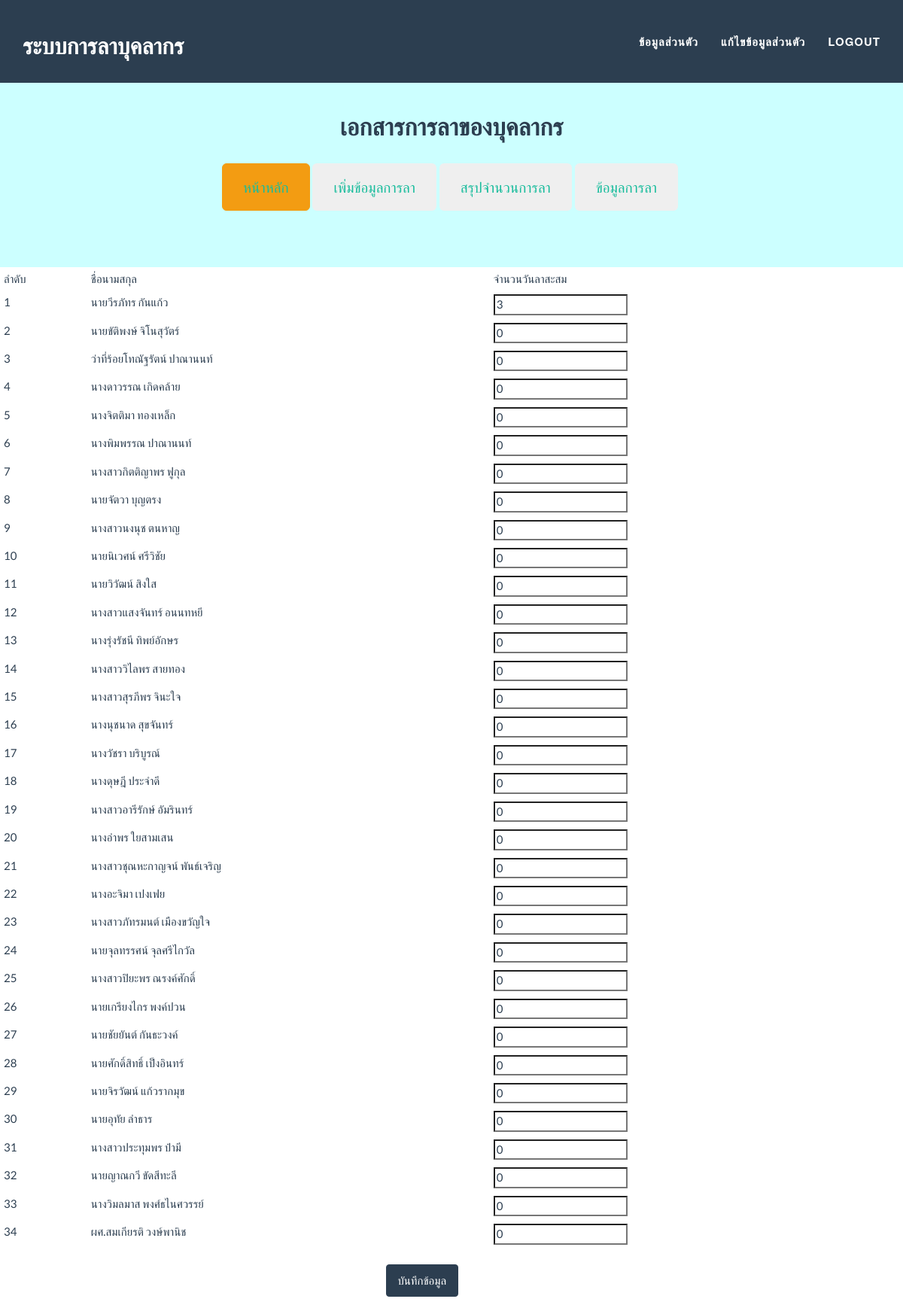
/addlatotal.php (signed in), run on the app's committed database.
### tables this page shows
CREATE TABLE `la_personal` (
  `id_personal` int(11) NOT NULL AUTO_INCREMENT,
  `id_prefix` int(11) DEFAULT NULL,
  `username` varchar(50) DEFAULT NULL,
  `password` int(11) DEFAULT NULL,
  `fname` varchar(255) DEFAULT NULL,
  `lname` varchar(255) DEFAULT NULL,
  `email` varchar(100) NOT NULL,
  `id_position` int(11) DEFAULT NULL,
  `id_subdepart` int(11) DEFAULT NULL,
  `id_departmaent` int(11) DEFAULT NULL,
  `id_boss` int(11) DEFAULT NULL,
  `tel` varchar(255) DEFAULT NULL,
  `permission` int(5) NOT NULL,
  `colagela` int(5) NOT NULL,
  `imgper` varchar(200) NOT NULL,
  PRIMARY KEY (`id_personal`)
);

CREATE TABLE `la_prefix` (
  `id_prefix` int(11) NOT NULL DEFAULT '0',
  `nameprefix` varchar(255) DEFAULT NULL,
  PRIMARY KEY (`id_prefix`)
);

### config.php (called while the page is built, shortened)
<?php
function db()
{
	return $GLOBALS['mysqli'];
}
?>

### addlatotal.php (the view, shortened to what this page needs)
<?php
include 'config.php';
?>
<!DOCTYPE html>
<html lang="en">
	<head>
	<link href="css/bootstrap.min.css" rel="stylesheet">
	<link href="css/freelancer.css" rel="stylesheet">
    <link href="css/font.css" rel="stylesheet">
	<link href="font-awesome/css/font-awesome.min.css" rel="stylesheet" type="text/css">
	</head>
<body id="page-top" class="index">
	<?php include 'menu.php';?>
<br>
    <br>
    <form class="form-horizontal" action="insertlacolage.php" method="post">
<table class="table table-condensed">
	<tr>
		<td>ลำดับ</td>
		<td>ชื่อนามสกุล</td>
        <td>จำนวนวันลาสะสม</td>
	</tr>
<?php
$query = db()->query('SELECT id_personal,id_prefix,fname,lname,colagela FROM la_personal');
$count=1;
while(list($id_personal, $id_prefix, $fname, $lname, $colagela) = $query->fetch_row())
{
?>
<tr>
		<td><?php echo $count++;?></td>
		<td><?php
		$query1 = db()->query('SELECT * from la_prefix where id_prefix="'.$id_prefix.'"');
		$row = $query1->fetch_assoc();
		echo $row['nameprefix'].$fname." ".$lname;
		?></td>
		<td>
		<input type="text" name="namlatotal[]" value="<?php echo $colagela;?>">
		</td>
		</tr>
<?php
}
?>
</table>
            <div class="form-group">
	<div class="col-sm-5"></div>
	<div class="col-sm-6">
<input a class="btn btn-primary" type="submit" value="บันทึกข้อมูล"></a></div>
</div>
</form>
</body>
</html>

### css/freelancer.css (style rules this page uses)
body { overflow-x: hidden; }

### data on the page
la_personal: id_prefix.nameprefix "นาย", fname "วีรภัทร", lname "กันแก้ว", colagela "3"
la_personal: id_prefix.nameprefix "นาย", fname "ขัติพงษ์", lname "จิโนสุวัตร์", colagela "0"
la_personal: id_prefix.nameprefix "ว่าที่ร้อยโท", fname "ณัฐรัตน์", lname "ปาณานนท์", colagela "0"
la_personal: id_prefix.nameprefix "นาง", fname "ดาวรรณ", lname "เกิดคล้าย", colagela "0"
la_personal: id_prefix.nameprefix "นาง", fname "จิตติมา", lname "ทองเหล็ก", colagela "0"
la_personal: id_prefix.nameprefix "นาง", fname "พิมพรรณ", lname "ปาณานนท์", colagela "0"
la_personal: id_prefix.nameprefix "นางสาว", fname "กิตติญาพร", lname "ฟูกุล", colagela "0"
la_personal: id_prefix.nameprefix "นาย", fname "จัตวา", lname "บุญตรง", colagela "0"
la_personal: id_prefix.nameprefix "นางสาว", fname "นงนุช", lname "ตนหาญ", colagela "0"
la_personal: id_prefix.nameprefix "นาย", fname "นิเวศน์", lname "ศรีวิชัย", colagela "0"
la_personal: id_prefix.nameprefix "นาย", fname "วิวัฒน์", lname "สิงใส", colagela "0"
la_personal: id_prefix.nameprefix "นางสาว", fname "แสงจันทร์", lname "อนนทหยี", colagela "0"
la_personal: id_prefix.nameprefix "นาง", fname "รุ่งรัชนี", lname "ทิพย์อักษร", colagela "0"
la_personal: id_prefix.nameprefix "นางสาว", fname "วิไลพร", lname "สายทอง", colagela "0"
la_personal: id_prefix.nameprefix "นางสาว", fname "สุรภีพร", lname "จินะใจ", colagela "0"
la_personal: id_prefix.nameprefix "นาง", fname "นุชนาด", lname "สุขจันทร์", colagela "0"
la_personal: id_prefix.nameprefix "นาง", fname "วัชรา", lname "บริบูรณ์", colagela "0"
la_personal: id_prefix.nameprefix "นาง", fname "ดุษฎี", lname "ประจำดี", colagela "0"
la_personal: id_prefix.nameprefix "นางสาว", fname "อารีรักษ์", lname "อัมรินทร์", colagela "0"
la_personal: id_prefix.nameprefix "นาง", fname "อำพร", lname "ใยสามเสน", colagela "0"
la_personal: id_prefix.nameprefix "นางสาว", fname "ชุณหะกาญจน์", lname "พันธ์เจริญ", colagela "0"
la_personal: id_prefix.nameprefix "นาง", fname "อะจิมา", lname "เปงเฟย", colagela "0"
la_personal: id_prefix.nameprefix "นางสาว", fname "ภัทรมนต์", lname "เมืองขวัญใจ", colagela "0"
la_personal: id_prefix.nameprefix "นาย", fname "จุลทรรศน์", lname "จุลศรีไกวัล", colagela "0"
la_personal: id_prefix.nameprefix "นางสาว", fname "ปิยะพร", lname "ณรงค์ศักดิ์", colagela "0"
la_personal: id_prefix.nameprefix "นาย", fname "เกรียงไกร", lname "พงค์ปวน", colagela "0"
la_personal: id_prefix.nameprefix "นาย", fname "ชัยยันต์", lname "กันธะวงค์", colagela "0"
la_personal: id_prefix.nameprefix "นาย", fname "ศักดิ์สิทธิ์", lname "เป็งอินทร์", colagela "0"
la_personal: id_prefix.nameprefix "นาย", fname "จิรวัฒน์", lname "แก้วรากมุข", colagela "0"
la_personal: id_prefix.nameprefix "นาย", fname "อุทัย", lname "ลำธาร", colagela "0"
la_personal: id_prefix.nameprefix "นางสาว", fname "ประทุมพร", lname "ป๋ามี", colagela "0"
la_personal: id_prefix.nameprefix "นาย", fname "ญาณกวี", lname "ขัดสีทะลี", colagela "0"
la_personal: id_prefix.nameprefix "นาง", fname "วิมลมาส", lname "พงศ์ธไนศวรรย์", colagela "0"
la_personal: id_prefix.nameprefix "ผศ.", fname "สมเกียรติ", lname "วงษ์พานิช", colagela "0"
